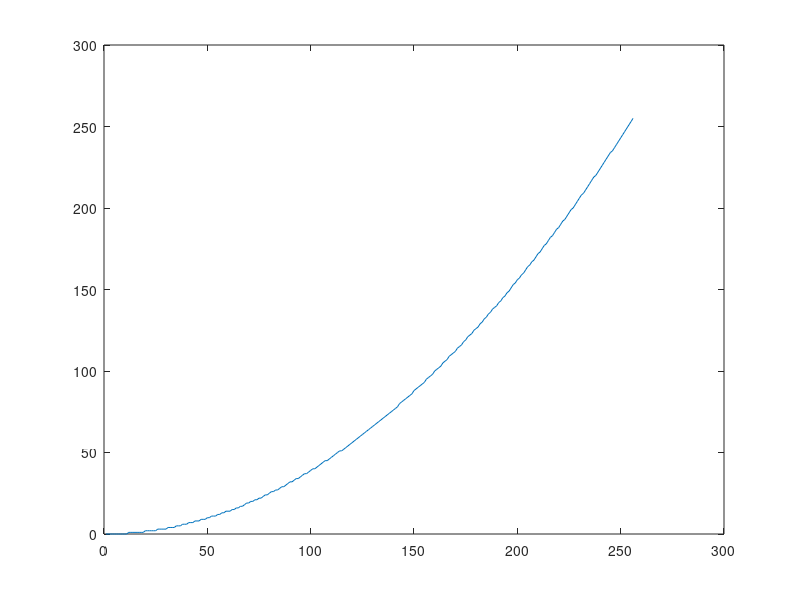

This figure's MATLAB source: (Note: this script raises an error after producing the figure.)
clearvars
close all
clc

load functionsLUT.mat;
figure(1);
plot(square);

figure(2);
jet = imread("jet.bmp");
imshow(jet);

figure(3);
B = intlut(jet,square);
imshow(B);
